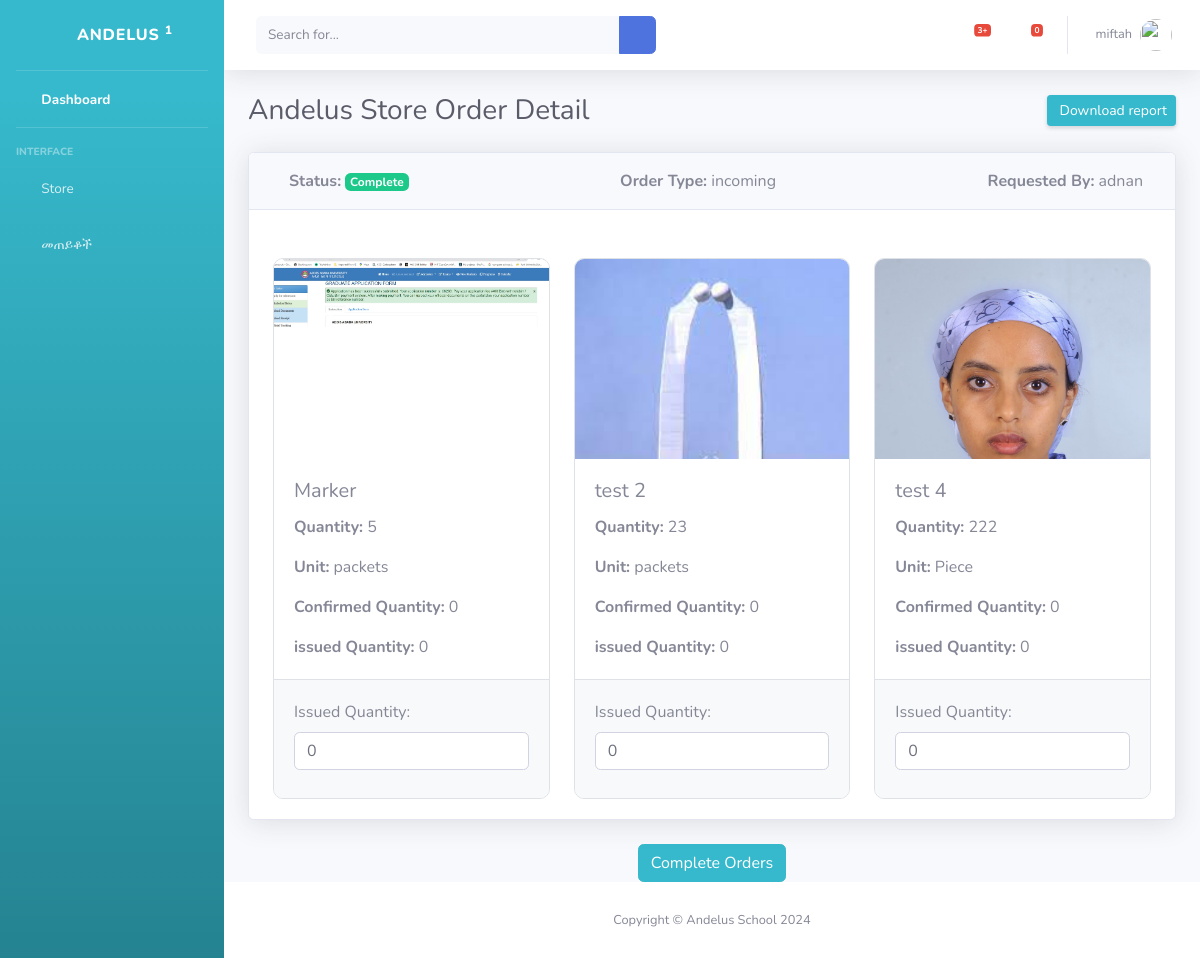
The app's page /store/order_detail/4/ (signed in) with its own data.
### store/models.py (models this page shows, shortened)
class OrderGroup(models.Model):
    ORDER_TYPES = (
          ('incoming', 'Incoming'),
          ('outgoing', 'Outgoing'),
    )
    STATUS = (
          ('Pending', 'Pending'),
          ('Accepted', 'Accepted'),
          ('Complete', 'Complete'),
    )
    user = models.ForeignKey(User, on_delete=models.CASCADE)
    orders = models.ManyToManyField(Order)
    order_type = models.CharField(max_length=10, choices=ORDER_TYPES)
    order_for = models.CharField(max_length=50, blank= True)
    order_by = models.CharField(max_length=50, blank= True)
    recieved_by = models.CharField(max_length=50, blank= True)
    approved_by = models.CharField(max_length=50, blank= True)
    status = models.CharField(max_length=10, choices=STATUS)
    date = models.DateField(default = datetime.datetime.today)
    total_price = models.DecimalField(max_digits=10, decimal_places=2, default=0.00)

class Order(models.Model):
    ORDER_TYPES = (
          ('incoming', 'Incoming'),
          ('outgoing', 'Outgoing'),
    )
    UNITS = (
          ('none', 'None'),
          ('liter', 'Liter'),
          ('kg', 'Kilogram'),
          ('packets', 'Packets'),
          ('piece', 'Piece'),
    )
    user = models.ForeignKey(User, on_delete=models.CASCADE)
    books = models.ForeignKey(Book, on_delete=models.CASCADE, blank=True, null=True)
    items = models.ForeignKey(Item, on_delete=models.CASCADE, blank=True, null=True)
    quantity = models.IntegerField(default=0)
    confirmed_quantity = models.IntegerField(default=0)
    issued_quantity = models.IntegerField(default=0)
    price = models.DecimalField(max_digits=10, decimal_places=2)
    tax = models.IntegerField(default=0)
    total_price = models.DecimalField(max_digits=10, decimal_places=2, default=0.00)
    order_type = models.CharField(max_length=10, choices=ORDER_TYPES)
    unit = models.CharField(max_length=20, choices=UNITS)
    subunit = models.CharField(max_length=20, choices=UNITS, default='none', blank=True, null=True)
    subunit_quantity = models.IntegerField(blank=True, null=True)
    is_book = models.BooleanField(default=False)
    is_item = models.BooleanField(default=False)
    issued_date = models.DateField(default=datetime.datetime.today)

class Item(models.Model):
    category = models.ForeignKey(Category, on_delete=models.CASCADE, default=1)
    description = models.CharField(max_length=200, default="", blank=True,null=True)
    image = models.ImageField(upload_to = 'uploads/item/')
    item_name = models.CharField(max_length=100)

class Book(models.Model):
    category = models.ForeignKey(Category, on_delete=models.CASCADE, default=1)
    description = models.CharField(max_length=200, default="", blank=True,null=True)
    image = models.ImageField(upload_to = 'uploads/book/')
    book_name = models.CharField(max_length=100)
    grade = models.CharField(max_length=50)
    pages = models.IntegerField()
    subject = models.CharField(max_length=255)

### store/views.py (the view)
# urls.py: path('order_detail/<int:order_id>/', views.order_detail, name='order_detail'),
def order_detail(request,order_id):
    order = OrderGroup.objects.get(id = order_id)
    context = {'order':order}
    return render(request, 'order/order_detail.html', context)

### cart/cart.py (called while the page is built)
    def __len__(self):
		    return len(self.cart)

### cart/context_processors.py (called while the page is built)
def cart(request):
	return {'cart': Cart(request)}

### store/templates/order/order_detail.html (shortened to what this page needs)
{% extends 'base.html' %}
{% block content %}
{% if request.user.groups.all.0.name == 'Custodian' %}
<div class="container-fluid">
    <div class="d-sm-flex align-items-center justify-content-between mb-4">
        <h1 class="h3 mb-0 text-gray-800">Andelus Store Order Detail</h1>
        <a href="#" data-toggle="modal" data-target="#add_new_book" class="d-none d-sm-inline-block btn btn-sm btn-info shadow-sm"> Download report</a>
    </div>
    <div class="card shadow mb-4">
        <div class="card-header py-3">
            <div class="col-md-12">
                <div class="d-flex justify-content-between">
                    <div class="order-detail">
                        <span class="ml-2"><strong>Status:</strong>
                            {% if order.status == 'Pending' %}
                                <span class="badge badge-info badge-lg">{{ order.status }}</span>
                            {% elif order.status == 'Accepted' %}
                                <span class="badge badge-warning badge-lg">{{ order.status }}</span>
                            {% elif order.status == 'Complete' %}
                                <span class="badge badge-success badge-lg">{{ order.status }}</span>
                            {% endif %}
                        </span>
                    </div>
                    <div class="order-detail">
                        <i class="fas fa-tags"></i>
                        <span class="ml-2"><strong>Order Type:</strong> {{ order.order_type }}</span>
                    </div>
                    <div class="order-detail">
                        <i class="fas fa-user"></i>
                        <span class="ml-2"><strong>Requested By:</strong> {{ order.order_by }}</span>
                    </div>
                </div>
            </div></div>
        <div class="container mt-5">
            <div class="row">
                {% for product in order.orders.all %}
                    <div class="col-md-4">
                        <div class="product-card">
                            <div class="image-container">
                                <img src="{% if product.is_book %}{{ product.books.image.url }}{% elif product.is_item %}{{ product.items.image.url }}{% endif %}" class="card-img-top product-image" alt="{% if product.is_book %}{{ product.books.book_name }}{% elif product.is_item %}{{ product.items.item_name }}{% endif %}">
                            </div>
                            <div class="product-details">
                                <h5 class="card-title">
                                    {% if product.is_book %}
                                        {{ product.books.book_name }}
                                    {% elif product.is_item %}
                                        {{ product.items.item_name }}
                                    {% endif %}
                                </h5>
                                <p class="card-text"><strong>Quantity:</strong> {{ product.quantity }}</p>
                                <p class="card-text"><strong>Unit:</strong> {{ product.unit }}</p>
                                <p class="card-text"><strong>Confirmed Quantity:</strong> {{ product.confirmed_quantity }}</p>
                                <p class="card-text"><strong>issued Quantity:</strong> {{ product.issued_quantity }}</p>
                            </div>
                            <div class="confirm-section">
                                <label for="issuedQuantity{{ product.id }}" class="form-label">Issued Quantity:</label>
                                <input type="number" class="form-control mb-2 issued-quantity-input" id="issuedQuantity{{ product.id }}" data-product-id="{{ product.id }}" name="confirmed_quantity" value="{{product.issued_quantity}}">
                            </div>
                        </div>
                    </div>
                {% endfor %}
            </div>
        </div>
    </div>
    <div class="text-center">
        <button type="button" class="btn btn-info" onclick="issueAllQuantities()">Complete Orders</button>
    </div>
    </div>
{% endif %}
{% endblock %}

### store/templates/navbar.html (shortened to what this page needs)
    <nav class="navbar navbar-expand navbar-light bg-white topbar mb-4 static-top shadow">
        <form
            class="d-none d-sm-inline-block form-inline mr-auto ml-md-3 my-2 my-md-0 mw-100 navbar-search">
            <div class="input-group">
                <input type="text" class="form-control bg-light border-0 small" placeholder="Search for..."
                    aria-label="Search" aria-describedby="basic-addon2">
                <div class="input-group-append">
                    <button class="btn btn-primary" type="button">
                        <i class="fas fa-search fa-sm"></i>
                    </button>
                </div>
            </div>
        </form>
        <ul class="navbar-nav ml-auto">
            <li class="nav-item dropdown no-arrow mx-1">
                <a class="nav-link dropdown-toggle" href="#" id="alertsDropdown" role="button"
                    data-toggle="dropdown" aria-haspopup="true" aria-expanded="false">
                    <i class="fas fa-bell fa-fw"></i>
                    <span class="badge badge-danger badge-counter">3+</span>
                </a>
            </li>
            <li class="nav-item dropdown no-arrow mx-1">
                <a class="nav-link dropdown-toggle" href="{% url 'list_summary' %}" role="button"
                    >
                    <i class="fas fa-clipboard-list fa-fw"></i>
                    <span class="badge badge-danger badge-counter" id="list_quantity">{{cart|length}}</span>
                </a>
            </li>
            {% if user.is_authenticated %}
            <li class="nav-item dropdown no-arrow">
                <a class="nav-link dropdown-toggle" href="#" id="userDropdown" role="button"
                    data-toggle="dropdown" aria-haspopup="true" aria-expanded="false">
                    <span class="mr-2 d-none d-lg-inline text-gray-600 small">{{user}}</span>
                    <img class="img-profile rounded-circle"
                        src="img/undraw_profile.svg">
                </a>
            </li>
            {% else %}
            <li class="nav-item dropdown no-arrow">
                <a class="nav-link dropdown-toggle " href="{% url 'log_in' %}" id="userDropdown" role="button">
                    <span class="mr-2 d-none d-lg-inline text-white small btn btn-info">Login</span>
                </a>
            </li>
            {% endif %}
        </ul>
    </nav>

### store/templates/base.html (style rules this page uses)
.product-card { border: 1px solid #dee2e6; border-radius: 10px; margin-bottom: 20px; overflow: hidden; background-color: #ffffff; }
.image-container { height: 200px; overflow: hidden; }
.product-image { width: 100%; height: auto; }
.product-details { padding: 20px; }
.confirm-section { padding: 20px; border-top: 1px solid #dee2e6; background-color: #f8f9fa; }

### records on screen
OrderGroup: status "Complete", order_type "incoming", order_by "adnan"
Order: items.image (picture), items.item_name "Marker", quantity "5", unit "packets", confirmed_quantity "0", issued_quantity "0"
Order: books.image (picture), books.book_name "test 2", quantity "23", unit "packets", confirmed_quantity "0", issued_quantity "0"
Order: books.image (picture), books.book_name "test 4", quantity "222", unit "Piece", confirmed_quantity "0", issued_quantity "0"

### other values on screen
{{ cart|length }} "0"
{{ user }} "miftah"
